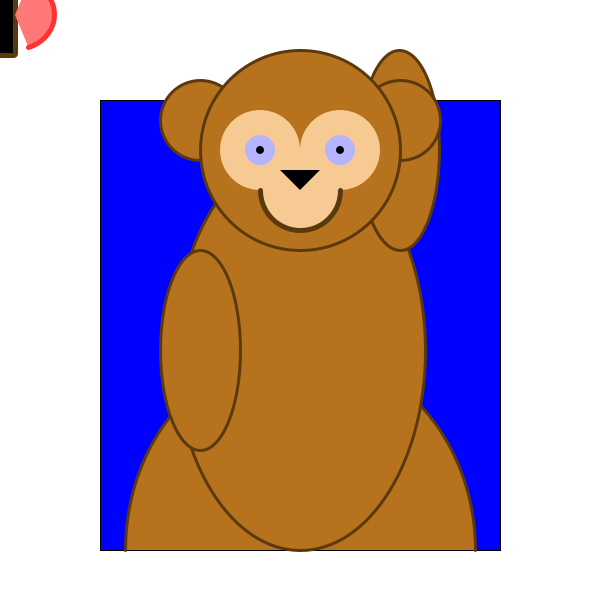
Frame 1 (no input)
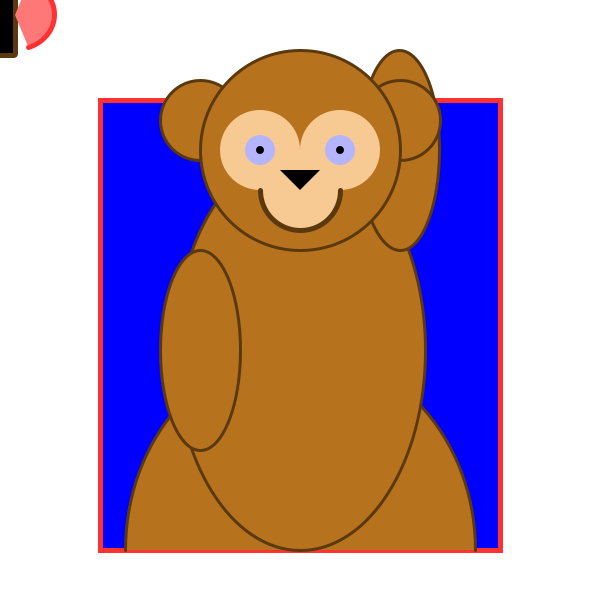
Frame 60 (the mouse pressed at the canvas centre just before this capture)
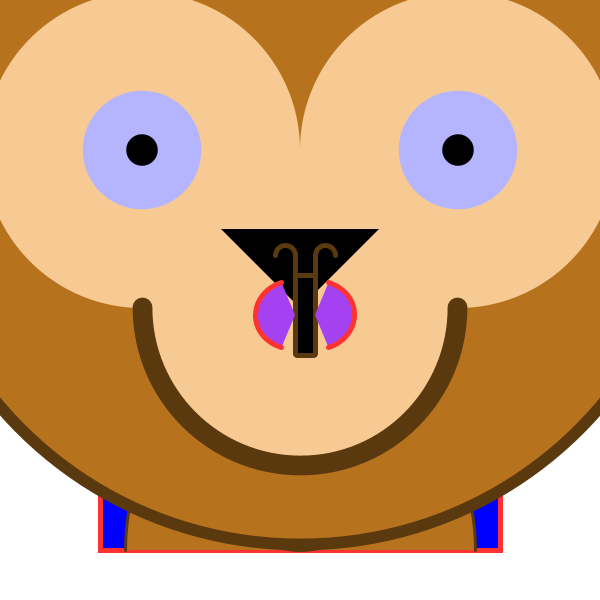
Frame 120 (the mouse held since frame 60 and released just before this capture)

The Processing sketch that drew these frames (run headless with seeded random() and noise(); from frame 60 on, the mouse is pressed at the canvas centre):

// Processing sketch: D103_Tim_Kung_Lab2_301420651
// ── D103_Tim_Kung_Lab2_301420651.pde
color c = color(255, 120, 120);
float mouseScale = 1.0;

void setup() {
  size(600, 600);
}

void draw(){
  // Drawn per frame
  float r = map(mouseX, 0, width, -PI, 0);
  drawBG();
  drawBear(mouseScale, r);
  drawButterfly(c);
  if (mousePressed)
  {
    mouseScale += 0.05;
  }
}

void mousePressed() {
  // Set C to random colour
  c = color(random(255), random(255), random(255));
}

void mouseReleased() {
  if (mouseScale > 1.0) {
    mouseScale = 1.0;
  }
}
void drawBG(){
  //background
  background(255); 
  fill(0,0,255);
  rect(100,100,400,450);
  strokeWeight(3);
  stroke(183/2, 114/2, 15);
  fill(183, 114, 30);
}

void drawBear(float scaleFactor, float rotateFactor)
{
  // draw the bear
  
  // Start Snapshot + translate all drawings
  pushMatrix();
  translate(300, 350); // -> from lab tut

  //feet
  arc(0,200, 350, 400, -PI, 0);

  //body
  ellipse(0, 0, 250, 400);

  //arms 
  ellipse(-100, 0, 80, 200);
  //ellipse(100, 0, 80, 200);  // -> Static right arm
  
  //rotating right arm
  pushMatrix();
  translate(100, -100);
  rotate(rotateFactor);
  ellipse(0, 100, 80, 200);
  popMatrix();
  
  // End snapshot
  popMatrix();
  
  // translate face + set origins
  pushMatrix(); // snapshot to head
  translate(300, 150); // recenter to head center
  
  // scale face elements
  scale(scaleFactor);
  
  //ears
  ellipse(100, -30, 80, 80);
  ellipse(-100, -30, 80, 80);


  //head  

  ellipse(0, 0, 200, 200);

  
  //face
  noStroke();
  fill(247,202,147);
  ellipse(-40,0,80,80);
  ellipse(40,0,80,80); 
  ellipse(0,40,80,80);

  
  //irises
  fill(180,180,255);
  ellipse(-40,0,30,30);
  ellipse(40,0,30,30);
  
  //pupils
  fill(0); 
  ellipse(-40,0,8,8);
  ellipse(40,0,8,8);
  
  //nose
  triangle(
  0,40,
  -20,20,
  20,20
  );
  
  // mouth
  noFill();
  stroke(183/2, 114/2, 15);
  strokeWeight(5);
  arc(0,40,80,80,0,PI);
  
  popMatrix();

}

void drawButterfly(color wingColour)
{
  // draws the butterfly
  //butterfly
  
  pushMatrix();
  translate(mouseX - 105, mouseY - 125);
  
  //body
  fill(0);
  rect(
  100,
  100,
  20,80,ROUND);
  
  //attenae
  line(
  100,100,
  100,80
  );
  noFill();
  arc(90,80,20,20,-PI,0);
  line(120,100,120,80);
  arc(130,80,20,20,-PI,0);
  
  //wings
  stroke(255,50,50);
  fill(wingColour);
  arc(100,140,80,70,radians(110),radians(250));
  arc(120,140,80,70,radians(-70),radians(70));
  popMatrix();
}
